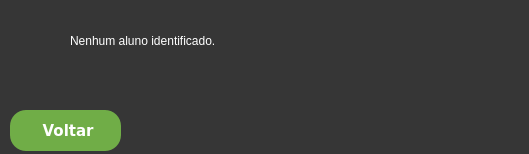
<?xml version="1.0" encoding="UTF-8"?>
<ui version="4.0">
 <class>MainWindow</class>
 <widget class="QMainWindow" name="MainWindow">
  <property name="geometry">
   <rect>
    <x>0</x>
    <y>0</y>
    <width>529</width>
    <height>154</height>
   </rect>
  </property>
  <property name="minimumSize">
   <size>
    <width>529</width>
    <height>154</height>
   </size>
  </property>
  <property name="maximumSize">
   <size>
    <width>529</width>
    <height>154</height>
   </size>
  </property>
  <property name="windowTitle">
   <string>MainWindow</string>
  </property>
  <property name="styleSheet">
   <string notr="true">background-color:#363636;</string>
  </property>
  <widget class="QWidget" name="centralwidget">
   <widget class="QLabel" name="labelIcon">
    <property name="geometry">
     <rect>
      <x>220</x>
      <y>80</y>
      <width>51</width>
      <height>41</height>
     </rect>
    </property>
    <property name="text">
     <string/>
    </property>
    <property name="pixmap">
     <pixmap>C:/Users/Vinicius/Downloads/atencao.png</pixmap>
    </property>
    <property name="scaledContents">
     <bool>true</bool>
    </property>
   </widget>
   <widget class="QLabel" name="label_treinada_sucesso">
    <property name="enabled">
     <bool>false</bool>
    </property>
    <property name="geometry">
     <rect>
      <x>70</x>
      <y>20</y>
      <width>371</width>
      <height>41</height>
     </rect>
    </property>
    <property name="styleSheet">
     <string notr="true">QLabel{
color:white;
font: 600 18pt &quot;Verdana&quot;;
}</string>
    </property>
    <property name="text">
     <string>Nenhum aluno identificado.</string>
    </property>
    <property name="scaledContents">
     <bool>true</bool>
    </property>
   </widget>
   <widget class="QPushButton" name="btnVoltar">
    <property name="geometry">
     <rect>
      <x>10</x>
      <y>110</y>
      <width>111</width>
      <height>41</height>
     </rect>
    </property>
    <property name="font">
     <font>
      <family>Verdana</family>
      <pointsize>11</pointsize>
      <weight>87</weight>
      <italic>false</italic>
      <bold>true</bold>
     </font>
    </property>
    <property name="cursor">
     <cursorShape>PointingHandCursor</cursorShape>
    </property>
    <property name="styleSheet">
     <string notr="true">QPushButton {
    border-radius:16px;	
	background-color:#70ad47;
	color:white;
	font:700 11pt &quot;Verdana&quot;;
	padding:8px;
}

QPushButton:hover {
   background-color: #0293ee;
}
</string>
    </property>
    <property name="text">
     <string> Voltar</string>
    </property>
    <property name="icon">
     <iconset>
      <normalon>C:/Users/Vinicius/Downloads/botao-de-logout-delineado (1).png</normalon>
     </iconset>
    </property>
    <property name="iconSize">
     <size>
      <width>24</width>
      <height>24</height>
     </size>
    </property>
    <property name="autoDefault">
     <bool>true</bool>
    </property>
    <property name="default">
     <bool>false</bool>
    </property>
    <property name="flat">
     <bool>false</bool>
    </property>
   </widget>
  </widget>
 </widget>
 <resources/>
 <connections>
  <connection>
   <sender>btnVoltar</sender>
   <signal>clicked()</signal>
   <receiver>MainWindow</receiver>
   <slot>close()</slot>
   <hints>
    <hint type="sourcelabel">
     <x>65</x>
     <y>130</y>
    </hint>
    <hint type="destinationlabel">
     <x>264</x>
     <y>76</y>
    </hint>
   </hints>
  </connection>
 </connections>
</ui>
